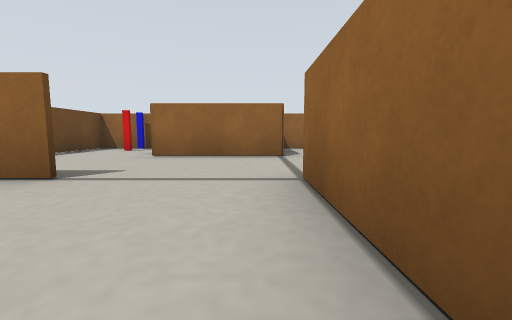
view 1 (above)

16 first-person views from a walk through a world built for the Gazebo simulator. The camera is 0.09 m above the floor, tilts 6° down and sees 90° across. The floor is counted in squares, 0.2 m on a side. Each view is taken from the middle of a square. On the plan, view 1 faces up. The plan holds only what a view shows up to about 9 squares ahead; the rest is blank.

view 2
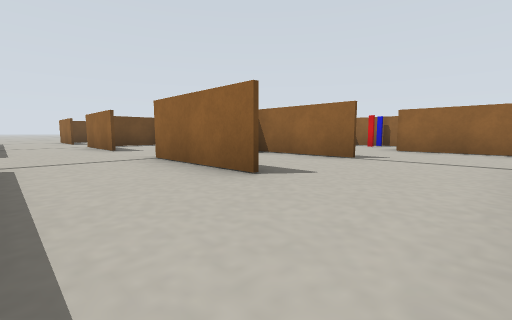

view 3
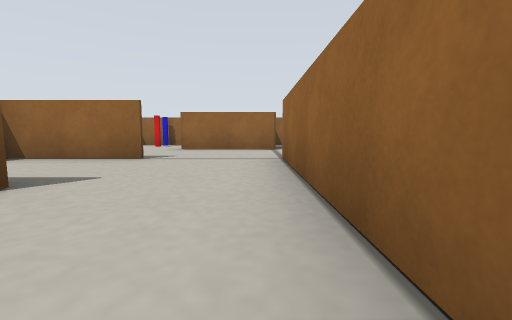

view 4
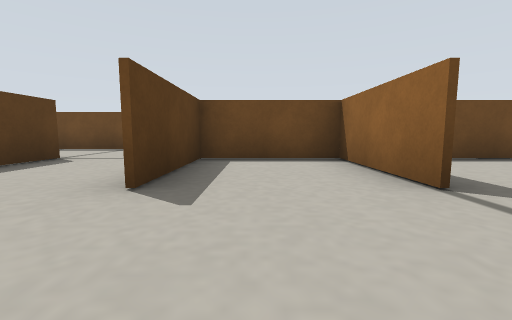

view 5
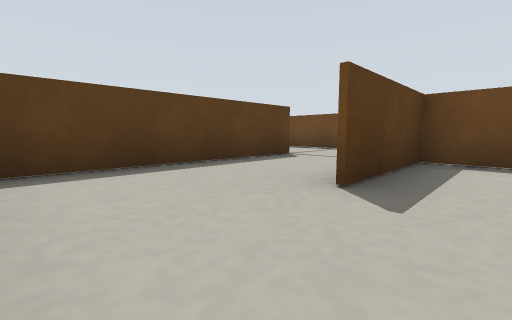

view 6
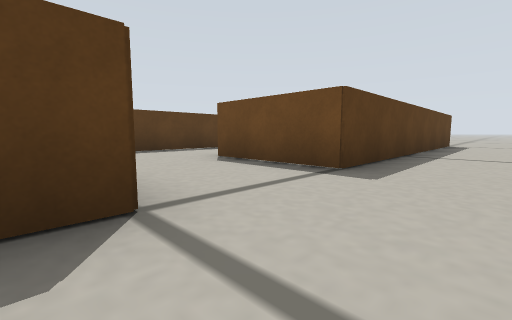

view 7
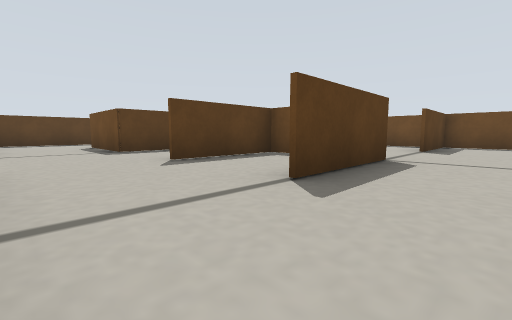

view 8
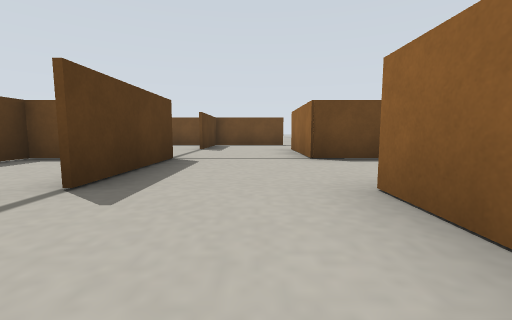

view 9
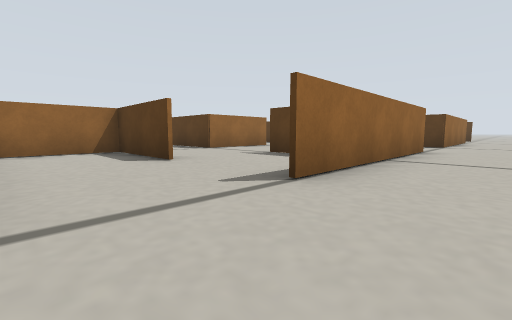

view 10
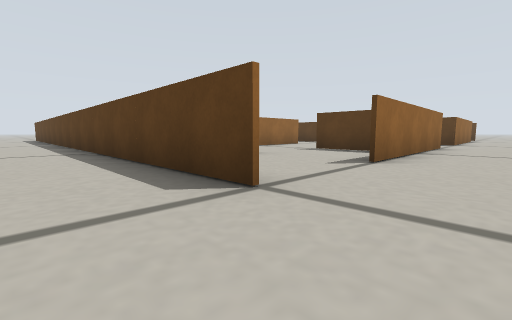

view 11
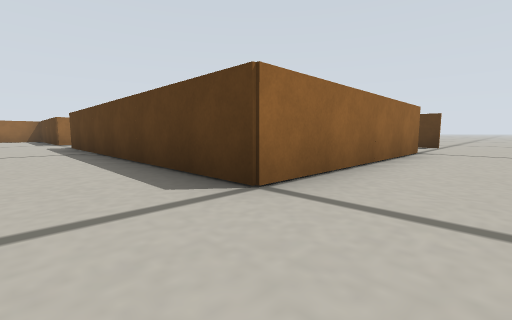

view 12
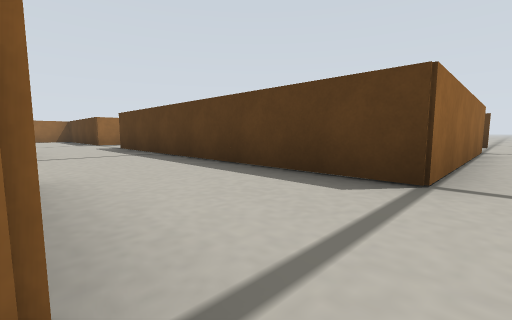

view 13
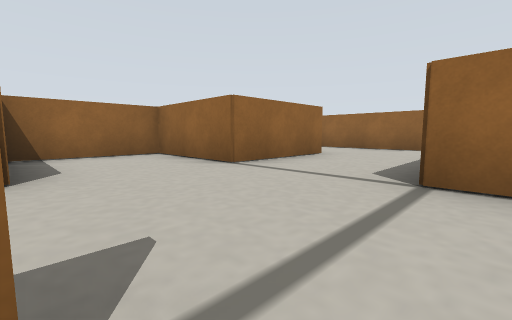

view 14
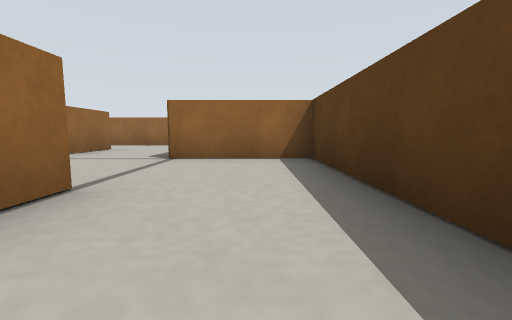

view 15
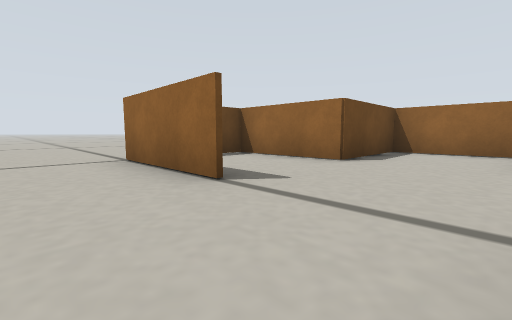

view 16
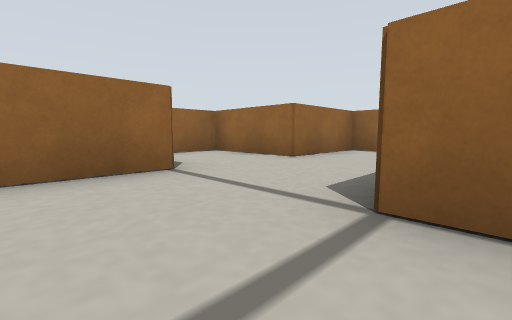

### Floor plan
Ten units are one square. View 1 is at (0, 0); x grows to the right and y downward. Boxes are objects, and circles mark ways between rooms. Rooms are numbered by the first view taken in them; rooms with no view inside come last. Other rooms are left out.
<svg viewBox="-160 -95 170 200">
<path fill="none" stroke="#000" d="M-19 -25 -45 -25 -45 0 -20 0 -45 0M5 16 5 -25M-4 -50 -21 -50M-46 25 1 25M-95 -5 -95 -25 -69 -25M-95 -14 -95 0 -70 0 -95 0M-145 1 -145 -50M-145 -25 -120 -25M-89 75 -50 75M-145 -40 -145 -9M-95 -62 -95 -50 -120 -50M-45 -42 -45 -50 -70 -50 -70 -75 -82 -75M-45 65 -45 35M-145 75 -145 25 -70 25 -70 50 -95 50 -95 25 -120 25 -120 50M-121 -50 -95 -50 -95 -70M-145 -75 -45 -75M-119 75 -145 75M-120 50 -145 50M-146 100 -95 100 -95 74"/>
<circle cx="-35" cy="15" r="3" fill="#2a7"/>
<circle cx="-145" cy="-50" r="3" fill="#2a7"/>
<circle cx="-105" cy="65" r="3" fill="#2a7"/>
<circle cx="-135" cy="85" r="3" fill="#2a7"/>
<circle cx="-155" cy="-80" r="3" fill="#2a7"/>
<text x="-20" y="-10">1</text>
<text x="-100" y="10">2</text>
<text x="-130" y="-60">3</text>
<text x="-110" y="-90">4</text>
<text x="-120" y="80">5</text>
</svg>
Room 1 opens to room 2. Room 2 opens to room 3. Room 2 opens to room 5. Room 3 opens to room 4.

Where each view was taken, in squares from view 1:
view 1: 0 up, 0 right, facing up
view 2: 2 down, 0 right, facing up-left
view 3: 2 down, 0 right, facing up
view 4: 1 up, 0 right, facing left
view 5: 1 up, 0 right, facing down-left
view 6: 1 down, 4 left, facing down-left
view 7: 4 up, 5 left, facing down-left
view 8: 4 up, 5 left, facing left
view 9: 7 up, 16 left, facing down-right
view 10: 9 up, 16 left, facing down-right
view 11: 1 down, 16 left, facing down-right
view 12: 0 up, 15 left, facing down-right
view 13: 8 down, 12 left, facing up-right
view 14: 9 down, 14 left, facing right
view 15: 9 down, 10 left, facing up-left
view 16: 2 up, 11 left, facing up-right
